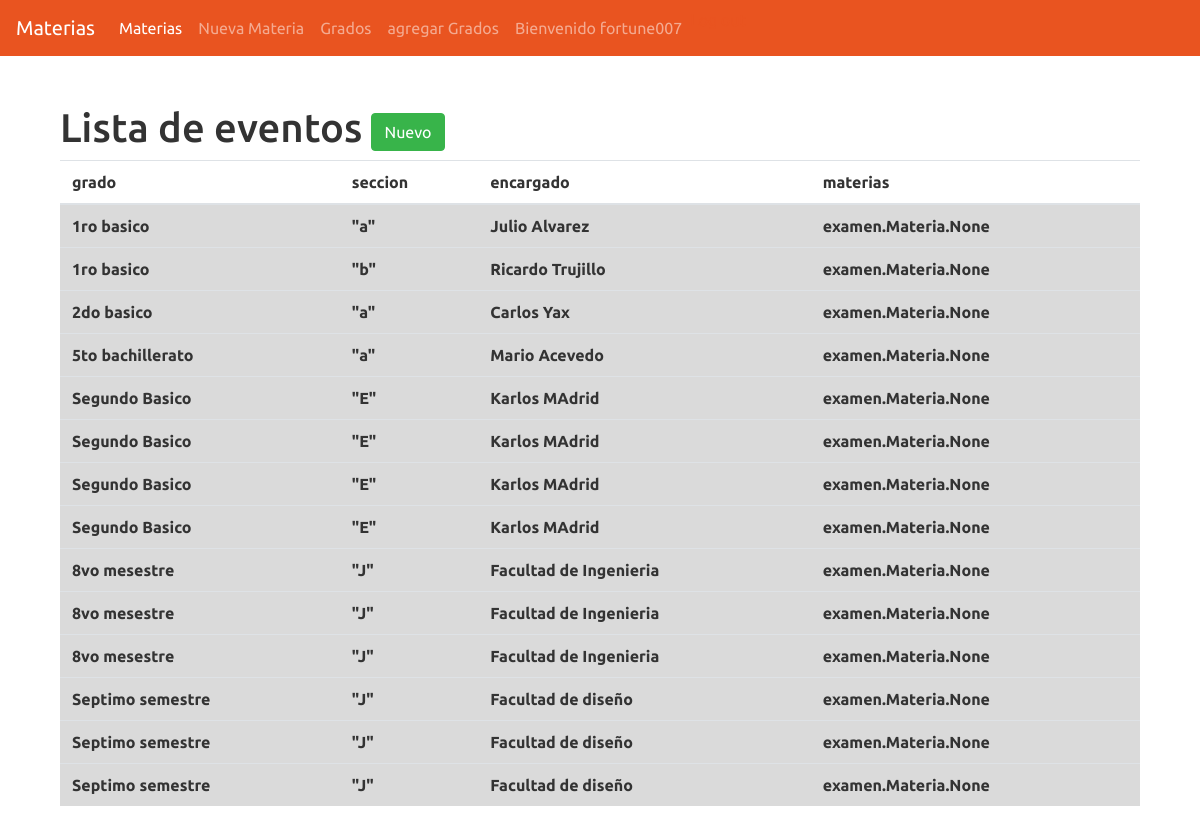
The app's page /grados/listar/ (signed in) with its own data.
### examen/models.py (models this page shows, shortened)
class Grado(models.Model):
    grado              = models.CharField(max_length=60)
    seccion            = models.CharField(max_length=60)
    encargado          = models.CharField(max_length=60)        #del mismo modo use encargado como preofesor, pero sin usar relaciones
    materias           = models.ManyToManyField(Materia, through='asignacion')

### examen/views.py (the view)
# urls.py: url(r'^grados/listar/$', views.listar_grados, name='listar_grados'),
def listar_grados(request):
    venta = Grado.objects.all()
    return render(request, 'examen/listargrados.html', {'venta': venta})

### examen/templates/examen/listargrados.html
{% extends 'examen/post_list.html' %}
{% block content %}
<div class="container">
  <h1>Lista de eventos <a href="" class="btn btn-success">Nuevo</a></h1>
      <table class="table table-hover">
        <thead>
          <tr>
            <th scope="col">grado</th>
            <th scope="col">seccion</th>
            <th scope="col">encargado</th>
            <th scope="col">materias</th>
          </tr>
        </thead>
        <tbody>
          {% for ventas in venta %}
          <tr class="table-active">
            <th>{{ventas.grado}}</th>
            <th>{{ventas.seccion}}</th>
            <th>{{ventas.encargado}}</th>
            <th>{{ventas.materias}}</th>
          </tr>
          {% endfor %}
        </tbody>
      </table>
</div>
{% endblock %}

### examen/templates/examen/post_list.html (shortened to what this page needs)
{% load static %}
<html>
    <head>
        <link rel="stylesheet" href="{% static 'css/style.css' %}">
    </head>
    <body>
            <nav class="navbar navbar-expand-lg navbar-dark bg-primary">
                    <a class="navbar-brand" href=""> Materias</a>
                    <div class="collapse navbar-collapse" id="navbarColor01">
                      <ul class="navbar-nav mr-auto">
                        <li class="nav-item active">
                          <a class="nav-link" href="{%url 'listar_materia'%}" class="top-menu"><span class="glyphicon glyphicon-list">  Materias </span></a>
                        </li>
                        {% if user.is_authenticated %}
                        <li class="nav-item">
                            <a class="nav-link" href="{%url 'crear_materia'%}" ><span class="glyphicon glyphicon-list">Nueva Materia</span></a>
                        </li>
                        <li class="nav-item">
                            <a class="nav-link" href="{%url 'listar_grados'%}" ><span class="glyphicon glyphicon-list">Grados</span></a>
                        </li>
                        <li class="nav-item">
                            <a class="nav-link" href="{%url 'grados_new'%}" ><span class="glyphicon glyphicon-list">agregar Grados</span></a>
                        </li>
                        <a class="nav-link"> Bienvenido {{ user.username }} <a nav-link href="">Log out</a></a>
                        {% else %}
                        <a href="{% url 'login' %}" class="top-menu"><span class="glyphicon glyphicon-lock">Login</span></a>
                        {% endif %}
                      </ul>
                    </div>
                  </nav>
                <br>
                <br>
                <div class="content container">
                        {% block content %}
                        {% endblock %}
                </div>
    </body>
</html>

### records on screen
Grado: grado "1ro basico", seccion "\"a\"", encargado "Julio Alvarez", materias "examen.Materia.None"
Grado: grado "1ro basico", seccion "\"b\"", encargado "Ricardo Trujillo", materias "examen.Materia.None"
Grado: grado "2do basico", seccion "\"a\"", encargado "Carlos Yax", materias "examen.Materia.None"
Grado: grado "5to bachillerato", seccion "\"a\"", encargado "Mario Acevedo", materias "examen.Materia.None"
Grado: grado "Segundo Basico", seccion "\"E\"", encargado "Karlos MAdrid", materias "examen.Materia.None"
Grado: grado "Segundo Basico", seccion "\"E\"", encargado "Karlos MAdrid", materias "examen.Materia.None"
Grado: grado "Segundo Basico", seccion "\"E\"", encargado "Karlos MAdrid", materias "examen.Materia.None"
Grado: grado "Segundo Basico", seccion "\"E\"", encargado "Karlos MAdrid", materias "examen.Materia.None"
Grado: grado "8vo mesestre", seccion "\"J\"", encargado "Facultad de Ingenieria", materias "examen.Materia.None"
Grado: grado "8vo mesestre", seccion "\"J\"", encargado "Facultad de Ingenieria", materias "examen.Materia.None"
Grado: grado "8vo mesestre", seccion "\"J\"", encargado "Facultad de Ingenieria", materias "examen.Materia.None"
Grado: grado "Septimo semestre", seccion "\"J\"", encargado "Facultad de diseño", materias "examen.Materia.None"
Grado: grado "Septimo semestre", seccion "\"J\"", encargado "Facultad de diseño", materias "examen.Materia.None"
Grado: grado "Septimo semestre", seccion "\"J\"", encargado "Facultad de diseño", materias "examen.Materia.None"

### other values on screen
{{ user.username }} "fortune007"
